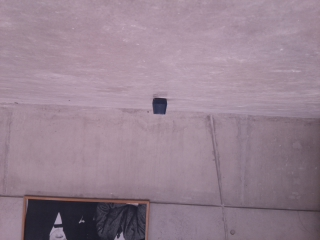
#> input picture motherforker-9000/images/sitterzaal/110cm.jpg, 320 x 240 px
$ jupyter execute canny.ipynb
#> lines starting #> are read from the running program, lines starting #| are printed output that depends on the picture; after the words box and inside, x2 and y2 are one past the last pixel; in counts of white or black regions, pixels touching at a corner belong together; long printed decimals are rounded
[cell 1]
import cv2
from matplotlib import pyplot as plt
import numpy as np

[cell 2]
img = cv2.imread("../images/sitterzaal/110cm.jpg")
#> img is the input picture: shape (240, 320, 3); mean B, G, R 144.2, 130, 150.1
img = cv2.flip(img, -1)
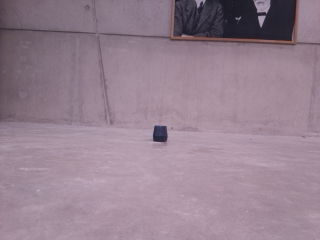
#> img: shape (240, 320, 3); mean B, G, R 144.2, 130, 150.1
img_rgb = cv2.cvtColor(img, cv2.COLOR_BGR2RGB)

edges = cv2.Canny(img_rgb,200,500)
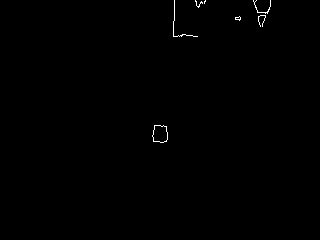
#> edges: shape (240, 320); 0.3% white in thin lines or dots, all inside (x1, y1, x2, y2) = (152, 0, 271, 143)
knipknip = edges[:,60:260]
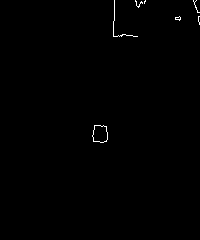
#> knipknip: shape (240, 200); 0.39% white in thin lines or dots, all inside (x1, y1, x2, y2) = (92, 0, 200, 143)

plt.subplot(1, 1, 1)
plt.imshow(img_rgb)
plt.show()

plt.subplot(1, 1, 1)
plt.imshow(knipknip, cmap='gray')
plt.show()

## 1

[cell 3]
y = max(np.where(knipknip == 255)[0])
#> y = 142
print("lowest edge pixel:", y)
#| lowest edge pixel: 142
# 92 = 110 cm
# 96 = 90 cm
# klop geen reet meer van!!!!!!!!!!!!
if y < 92:
    print("110 cm")
elif y > 96:
    print("90 cm")
else:
    d = 90 + 20 * (96 - y)/4
    print(int(d), "cm")

[cell 4]
edgeList = np.argwhere(knipknip)
#> edgeList = 186 pairs, first value 0 to 142, second value 92 to 199

# y_mean = edgeList[:,0].mean() # vertical position is not really relevant
x_mean = edgeList[:,1].mean()
#> x_mean = 132
print("Mean x of edges:", x_mean)
#| Mean x of edges: 132.016

if x_mean < 140:
    print("left")
elif x_mean > 180:
    print("right")
else:
    print("gas op die lollie")

$ run again, with motherforker-9000/images/sitterzaal/20cm.jpg copied over motherforker-9000/images/sitterzaal/110cm.jpg
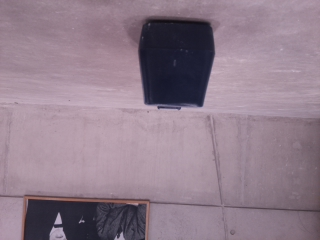
#> input picture motherforker-9000/images/sitterzaal/20cm.jpg, 320 x 240 px
#> img is the input picture: shape (240, 320, 3); mean B, G, R 139.8, 125.7, 144.8
#> `edges = cv2.Canny(img_rgb,200,500)`:
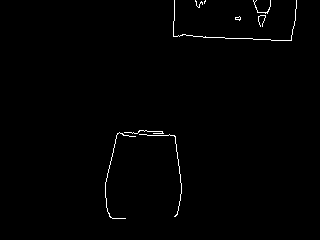
#> edges: shape (240, 320); 0.79% white in thin lines or dots, all inside (x1, y1, x2, y2) = (105, 0, 297, 219)
#> `knipknip = edges[:,60:260]`:
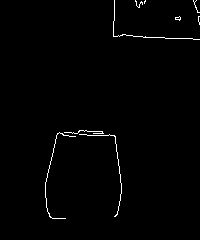
#> knipknip: shape (240, 200); 1% white in thin lines or dots, all inside (x1, y1, x2, y2) = (45, 0, 200, 219)
#> y = 218
#| lowest edge pixel: 218
#> edgeList = 489 pairs, first value 0 to 218, second value 45 to 199
#> x_mean = 110.7
#| Mean x of edges: 110.714
